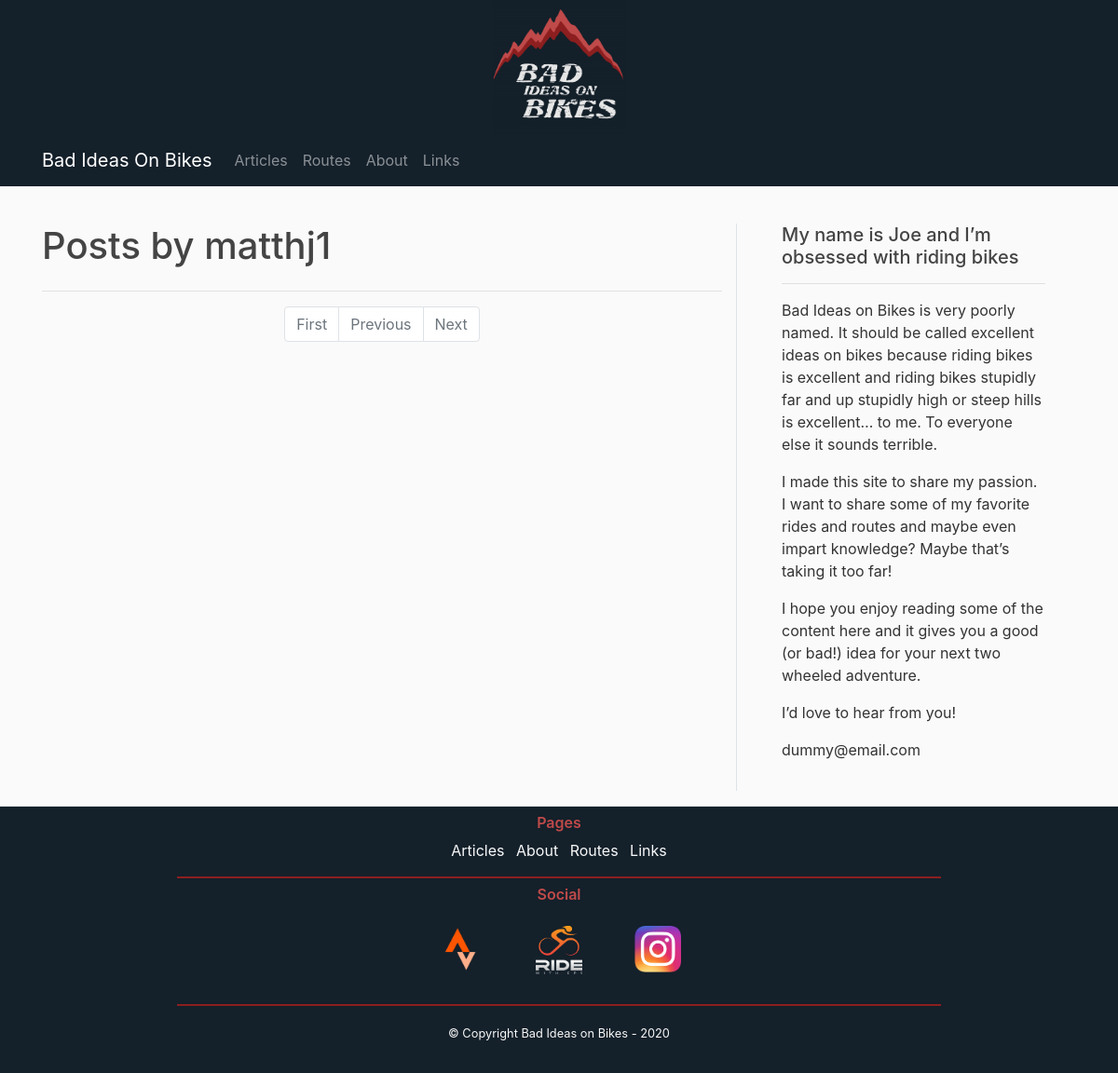
Before: /user/matthj1 with the older database file.
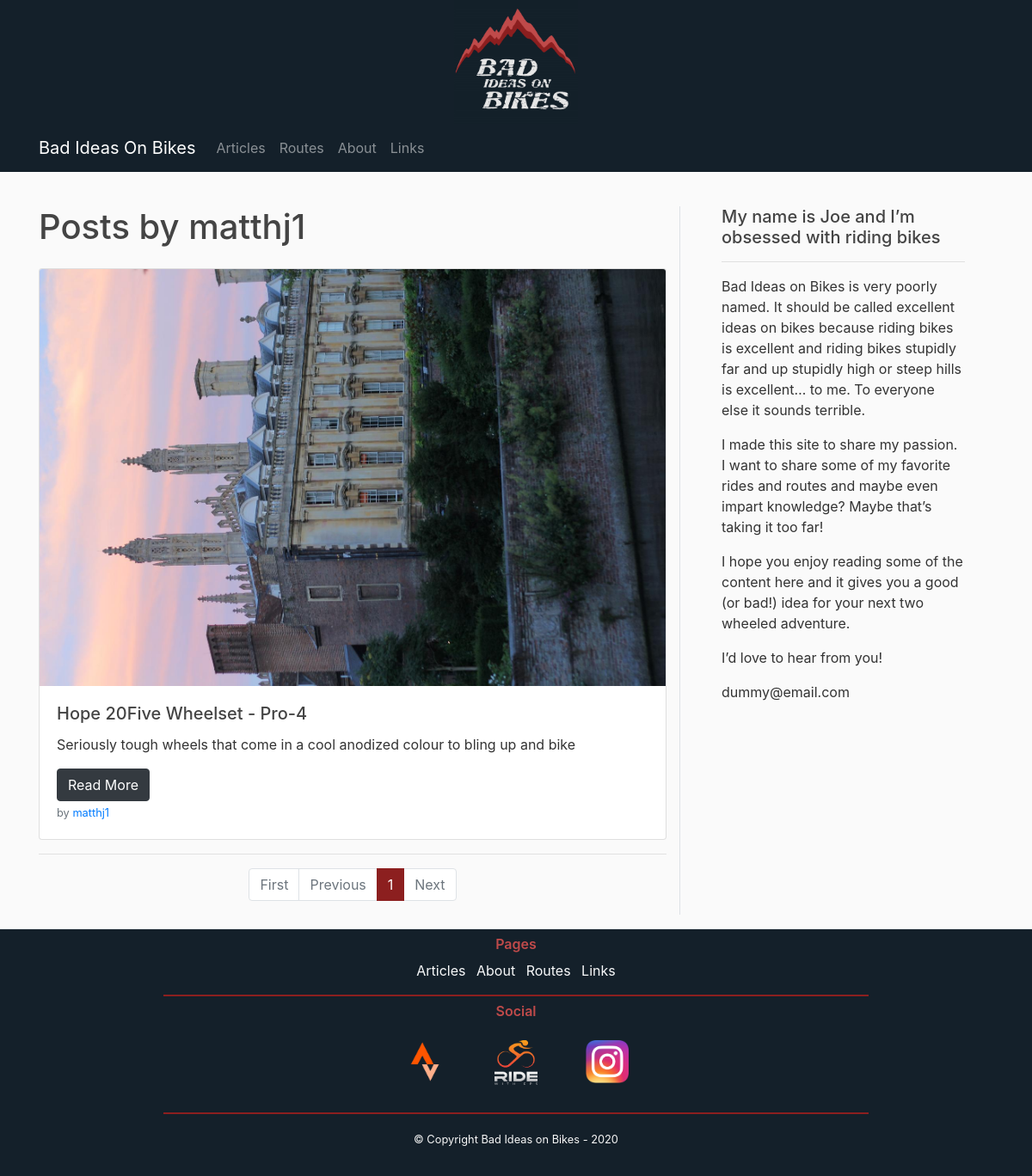
After: the same page with the newer database file.
### flaskbiob/models.py (models this page shows, shortened)
class Users(db.Model, UserMixin):
    id = db.Column(db.Integer, primary_key=True)
    username = db.Column(db.String(20), unique=True, nullable=False)
    email = db.Column(db.String(100), unique=True, nullable=False)
    image_file = db.Column(db.String(20), nullable=False, default="default.png")
    password = db.Column(db.String(60), nullable=False)
    posts = db.relationship("Posts", backref="author", lazy=True)
    routes = db.relationship("Routes", backref="author", lazy=True)
    reviews = db.relationship("Reviews", backref="author", lazy=True)

class Posts(db.Model):
    id = db.Column(db.Integer, primary_key=True)
    post_type = db.Column(db.String(7), nullable=False)
    title = db.Column(db.String(100), nullable=False)
    date = db.Column(db.DateTime, nullable=False, default=datetime.utcnow)
    leader = db.Column(db.Text, nullable=False)
    content = db.Column(db.Text, nullable=False)
    post_image = db.Column(db.String(100), nullable=False, default="default_post.jpg")
    user = db.Column(db.Integer, db.ForeignKey("users.id"), nullable=False)
    routes = db.relationship("Routes", backref="post_route", lazy=True)
    reviews = db.relationship("Reviews", backref="post_review", lazy=True)

### flaskbiob/users/routes.py (the view)
@users.route("/user/<string:username>")
def userpostPage(username):
    page = request.args.get("page", 1, type=int)
    user = Users.query.filter_by(username=username).first_or_404()
    posts = Posts.query.filter_by(author=user)\
        .order_by(Posts.date.desc())\
        .paginate(page=page, per_page=5)
    return render_template("User_Posts.html", posts=posts, user=user)

### flaskbiob/templates/User_Posts.html
{% extends "BASE.html" %}
    {% block content %}
    <div class="row py-3">
        <div class="col" id="main">
            <h1 class="mb-4">Posts by {{ user.username }}</h1>
            {% for post in posts.items %}
            <div class="card mb-3">
              <img src="{{ url_for('static', filename='post_pics/' + post.post_image) }}" class="card-img-top" alt="...">
              <div class="card-body">
                <h5 class="card-title">{{ post.title }}</h5>
                <p class="card-text">{{ post.leader }}</p>
                  <a href="{{ url_for('posts.postPage', post_id = post.id) }}" class="btn btn-dark">Read More</a>
                  <p class="card-text"><small class="text-muted">by <a href="{{ url_for('users.userpostPage', username=post.author.username) }}">{{ post.author.username }}</a></small></p>
              </div>
            </div>
            {% endfor %}
            <hr>
            <div class="d-flex justify-content-center">
                <nav aria-label="Page navigation example">
                    <ul class="pagination">
                        <li class="page-item {% if not posts.has_prev %}disabled{% endif %}"><a class="page-link" href="{{ url_for('users.userpostPage', username=user.username, page=1) }}">First</a></li>
                        <li class="page-item {% if not posts.has_prev %}disabled{% endif %}"><a class="page-link" href="{{ url_for('users.userpostPage', username=user.username, page=posts.prev_num) }}">Previous</a></li>
                        {% for page_num in posts.iter_pages() %}
                            {% if page_num %}
                                <li class="page-item {% if posts.page == page_num %}active{% endif %}"><a class="page-link" href="{{ url_for('users.userpostPage', username=user.username, page=page_num) }}">{{ page_num }}</a></li>
                            {% endif %}
                        {% endfor %}
                        <li class="page-item {% if not posts.has_next %}disabled{% endif %}"><a class="page-link" href="{{ url_for('users.userpostPage', username=user.username, page=posts.next_num) }}">Next</a></li>
                    </ul>
                </nav>
            </div>
        </div>
        <div class="col-4 order-2 px-5 border-left d-none d-lg-block pb-3" id="sticky-sidebar">
            <div class="sticky-top">
                <h5>My name is Joe and I’m obsessed with riding bikes</h5>
                <hr>
                <p>Bad Ideas on Bikes is very poorly named. It should be called excellent ideas on bikes because riding bikes is excellent and riding bikes stupidly far and up stupidly high or steep hills is excellent… to me. To everyone else it sounds terrible.</p>
                <p>I made this site to share my passion. I want to share some of my favorite rides and routes and maybe even impart knowledge? Maybe that’s taking it too far!</p>
                <p>I hope you enjoy reading some of the content here and it gives you a good (or bad!) idea for your next two wheeled adventure.</p>
                <p>I’d love to hear from you!</p>
                <p>dummy@email.com</p>
            </div>
        </div>
    </div>
    {% endblock content %}

### flaskbiob/templates/BASE.html (shortened to what this page needs)
<!DOCTYPE html>
<html lang="en">
<head>
    <link rel="stylesheet" href="https://stackpath.bootstrapcdn.com/bootstrap/4.5.2/css/bootstrap.min.css">
    <link rel="stylesheet" type="text/css" href="{{ url_for('static', filename='main.css') }}">
</head>
    <body>
    <div class="banner-top"><img src="{{ url_for('static', filename='BIOB_Dark_Square_SM.jpg') }}" class="mx-auto d-block img-fluid"></div>
    <nav class="navbar navbar-expand-lg sticky-top navbar-dark bg-custom mb-4">
        <div class="container">
              <a class="navbar-brand" href="{{ url_for('main.homePage') }}">Bad Ideas On Bikes</a>
              <div class="collapse navbar-collapse" id="navbarNav">
                <ul class="navbar-nav">
                  <li class="nav-item {% if request.endpoint == 'main.homePage' %} active {% endif %}">
                    <a class="nav-link" href="{{ url_for('main.homePage') }}">Articles <span class="sr-only">(current)</span></a>
                  </li>
                    <li class="nav-item {% if request.endpoint == 'routes.routesPage' %} active {% endif %}">
                    <a class="nav-link" href="{{ url_for('routes.routesPage') }}">Routes</a>
                  </li>
                  <li class="nav-item {% if request.endpoint == 'main.aboutPage' %} active {% endif %}">
                    <a class="nav-link" href="{{ url_for('main.aboutPage') }}">About</a>
                  </li>
                  <li class="nav-item {% if request.endpoint == 'main.linkPage' %} active {% endif %}">
                    <a class="nav-link" href="#">Links</a>
                  </li>
                </ul>
              </div>
        </div>
    </nav>
    <div class="container">
            {% block content %}
            {% endblock content %}
    </div>
        <div class="row">
            <div class="container-fluid border-top" id="footer">
                <div class="row footer-links text-center mt-2">
                    <div class="col-md-2"></div>
                    <div class="col-md-8 border-bottom bdrbottom pb-3">
                        <h6 class="text-center">Pages</h6>
                        <a class="text-light text-decoration-none mr-2" href="{{ url_for('main.homePage') }}">Articles</a>
                        <a class="text-light text-decoration-none mr-2" href="{{ url_for('main.aboutPage') }}">About</a>
                        <a class="text-light text-decoration-none mr-2" href="{{ url_for('routes.routesPage') }}">Routes</a>
                        <a class="text-light" href="">Links</a>
                    </div>
                    <div class="col-md-2"></div>
                </div>
                <div class="row mt-2">
                    <div class="col-md-2"></div>
                    <div class="col-md-8 border-bottom bdrbottom pb-3">
                        <div><h6 class="text-center">Social</h6></div>
                        <div class="d-flex justify-content-center">
                            <a href="" class="image-link-gs mr-4"><img src="{{ url_for('static', filename='icons/strava.png') }}" class="button-icon m-3"></a>
                            <a href="" class="image-link-gs mr-4"><img src="{{ url_for('static', filename='icons/RWGPS.png') }}" class="button-icon m-3"></a>
                            <a href="" class="image-link-gs"><img src="{{ url_for('static', filename='icons/small_instagram.png') }}" class="button-icon m-3"></a>
                        </div>
                    </div>
                    <div class="col-md-2"></div>
                </div>
                <div class="row">
                    <div class="col-12 p-3">
                        <p class="footer-text text-center copyright"><small>© Copyright Bad Ideas on Bikes - 2020</small></p>
                    </div>
                </div>
            </div>
        </div>
    </body>
</html>

### flaskbiob/static/main.css (style rules this page uses)
body { background: #fafafa; color: #333333; }
h1, h2, h3, h4, h5, h6 { color: #444444; }
.bg-custom { background-color: #14202a; }
#footer { background-color: #14202a; }
.footer-text { color: #f7f7f7; }
.button-icon { max-width: 50px; }
#footer h6 { color: #BF4A4A; font-weight: 600; }
.bdrbottom { border-width:2px !important; border-color: #8c1f1f !important; }
.pagination > li > a { background-color: white; color: #444444; }
.pagination > .active > a { color: white; background-color: #8c1f1f !Important; border: solid 1px #8c1f1f !Important; }
.banner-top { background-color: #14202a; }
.banner-top img { max-width: 12%; min-width: 10%; height: auto; }

Changed rows visible on the page:
added Posts: post_image (picture), title "Hope 20Five Wheelset - Pro-4", leader "Seriously tough wheels that come in a cool anodized colour to bling up and bike", author.username "matthj1"
Other visible differences:
new list line: "1"
